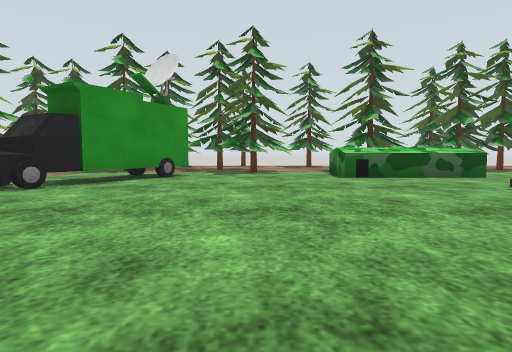
View 1 (above)

21 first-person views from a walk through a world built for the Gazebo simulator. The camera is 0.63 m above the floor, tilts 4° down and sees 75° across. The floor is counted in squares, 1 m on a side. Each view is taken from the middle of a square. On the plan, view 1 faces up. The plan holds only what a view shows up to about 10 squares ahead; the rest is blank. Surface patterns are stand-ins for the level's own textures.

View 2
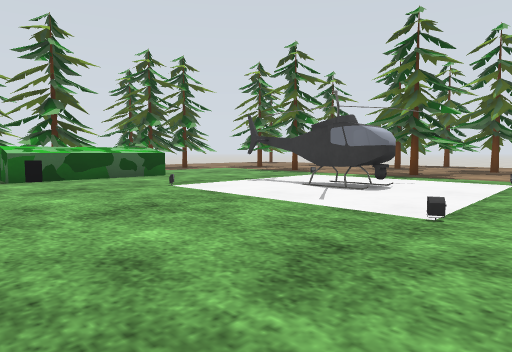

View 3
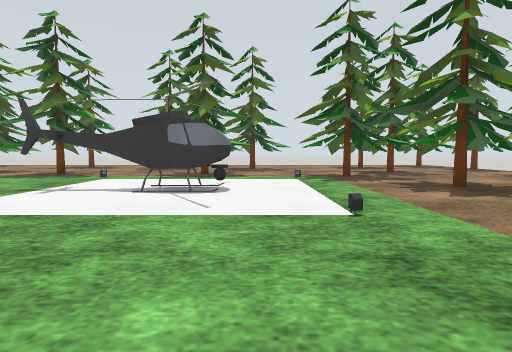

View 4
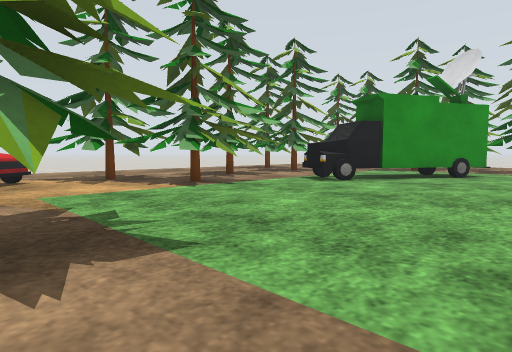

View 5
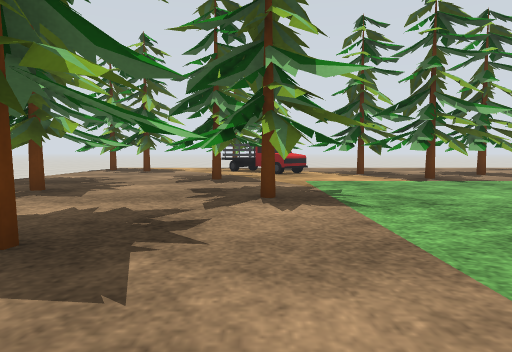

View 6
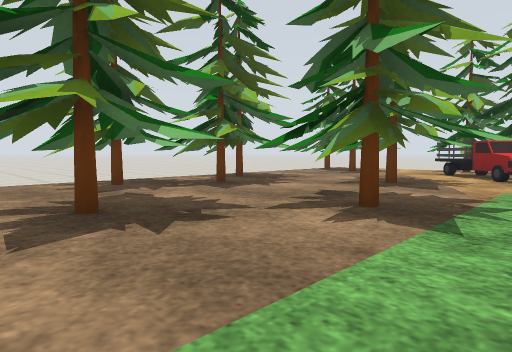

View 7
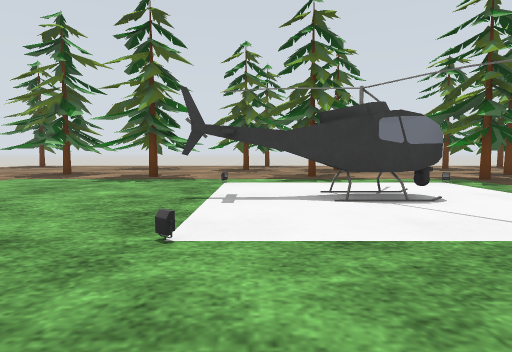

View 8
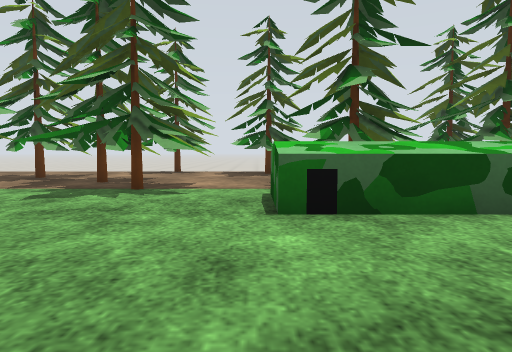

View 9
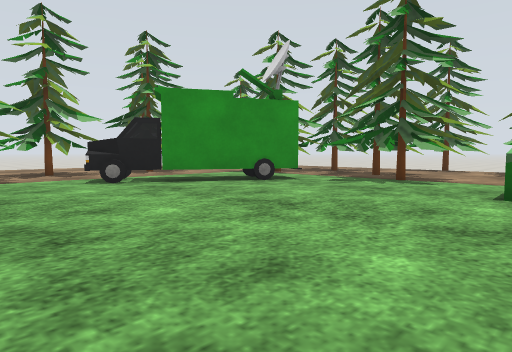

View 10
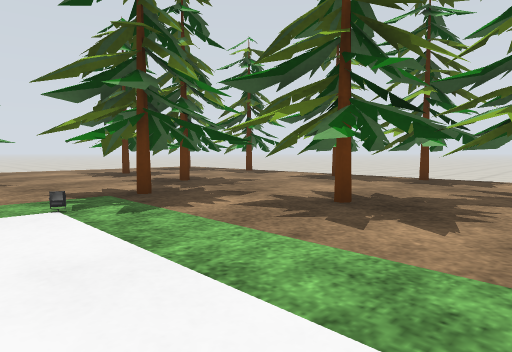

View 11
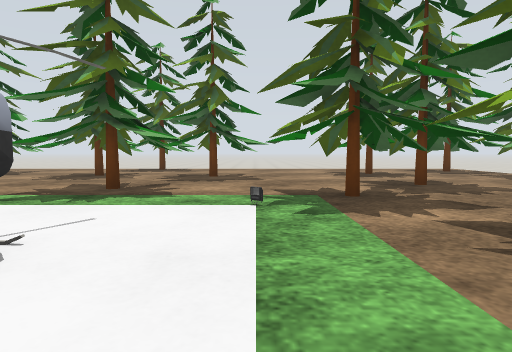

View 12
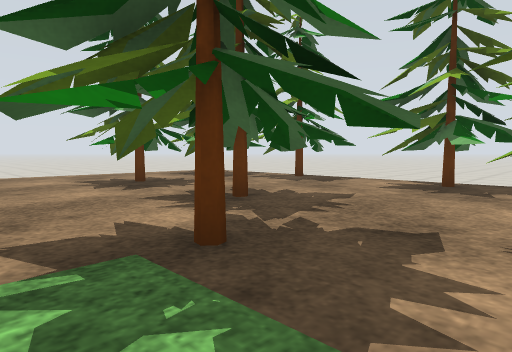

View 13
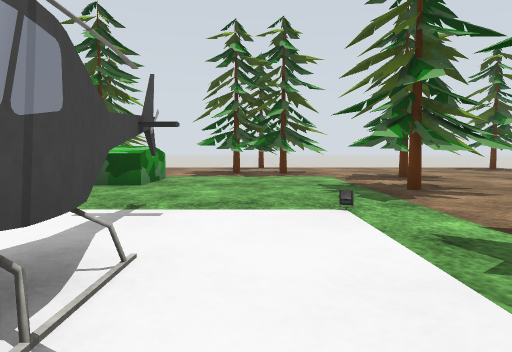

View 14
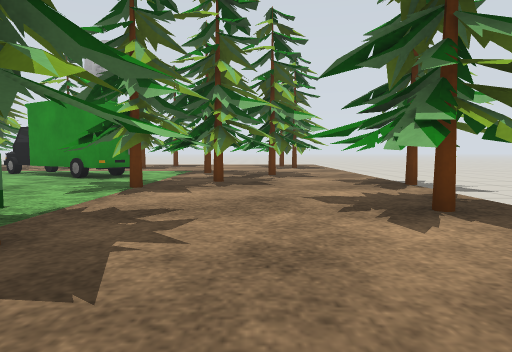

View 15
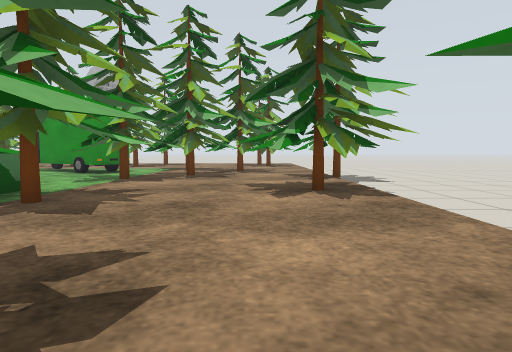

View 16
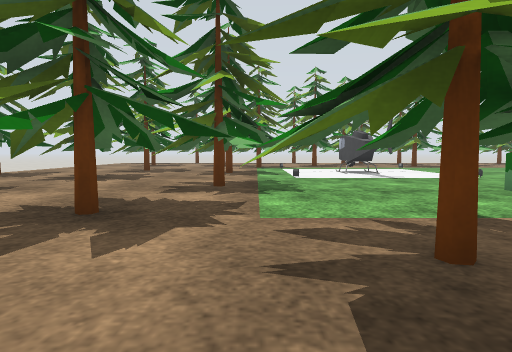

View 17
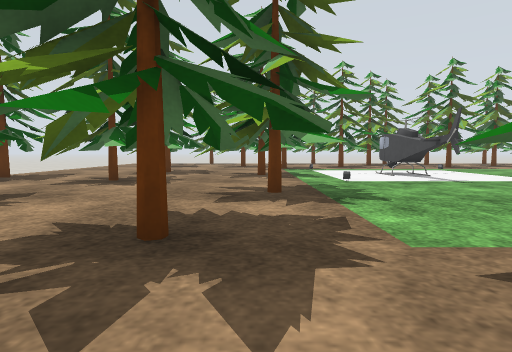

View 18
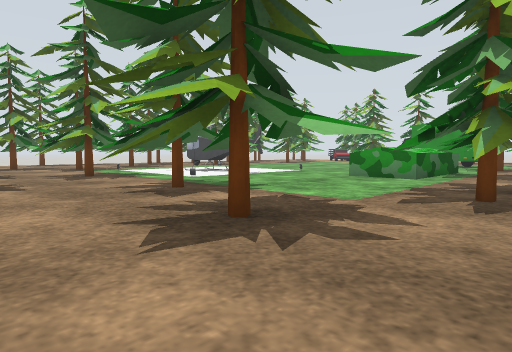

View 19
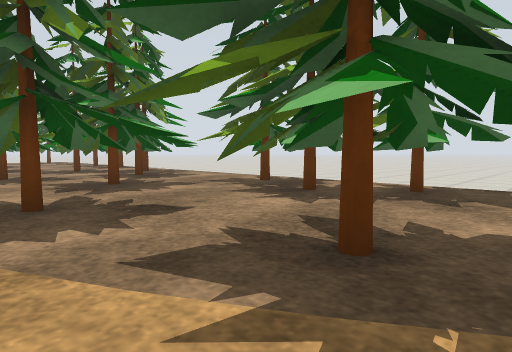

View 20
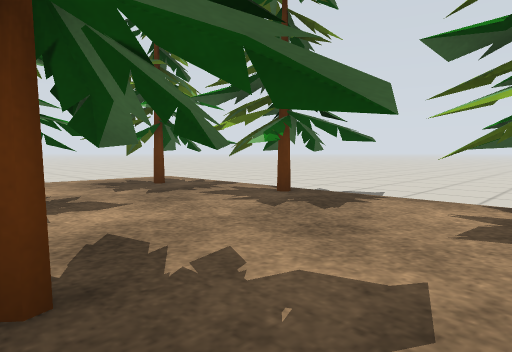

View 21
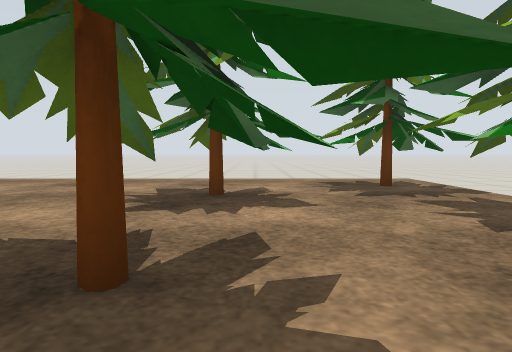

### Floor plan
Key: @ floor where view 1 was taken; # wall or solid block; x gap in a wall; . main floor; - floor 0.05 m lower than the main floor; = window, fence, low wall or low ledge; T thing the floor can be seen under or through.
Columns run from 11 left of view 1 to 20 right of it. Each row starts with its distance up from view 1.
 19        -------
 18        --------
 17        --- #-----
 16        ...##. #...
 15       ....#..##....#
 14       .##....#...... .
 13        ####.......  ##....
 12        #  ###. ##.####.....
 11          ####. ##.## ..TT..
 10         ### .=###=....TTT.
  9         ##...=###=...T ...
  8         #.............TT..#
  7       ###............T .....
  6    #####............=....  .
  5   .# .............T......##.
  4   .  ##...........T.. ###...##--
  3  .. ###...........T..##    ...--
  2 ...## ...............x...# ...-
  1 ..##...........=..... T.##....
  0   #=.... T.@.  ......TT.......--
 -1  ##.. #.TT....# .. TTT T......--
 -2  ##..##xT. TT## ..TTT..Tx ##..--
 -3   ...#.... TT#   TT...T . # ..--
 -4    .... T.T .#   T............--
 -5    ... TTTT..#   . .  #. #.##.--
 -6    .. TT TT.     ..####..####.--
 -7     -#------     -### --###-----
 -8      -------     ---------------
 -9      -------      --------------

Positions as (right, up) in squares from view 1, and headings:
1: (0, 0), facing up
2: (1, 0), facing up-right
3: (1, 2), facing right
4: (0, -1), facing up-left
5: (2, -1), facing left
6: (1, 1), facing down-left
7: (2, 5), facing right
8: (2, 5), facing up
9: (3, 3), facing up-left
10: (5, 2), facing down-right
11: (5, 1), facing right
12: (8, 1), facing down-right
13: (8, 2), facing up
14: (6, 13), facing left
15: (8, 14), facing left
16: (10, 14), facing down
17: (11, 13), facing down
18: (14, 13), facing down-left
19: (-7, 0), facing down-right
20: (10, -2), facing down-right
21: (10, -3), facing right
